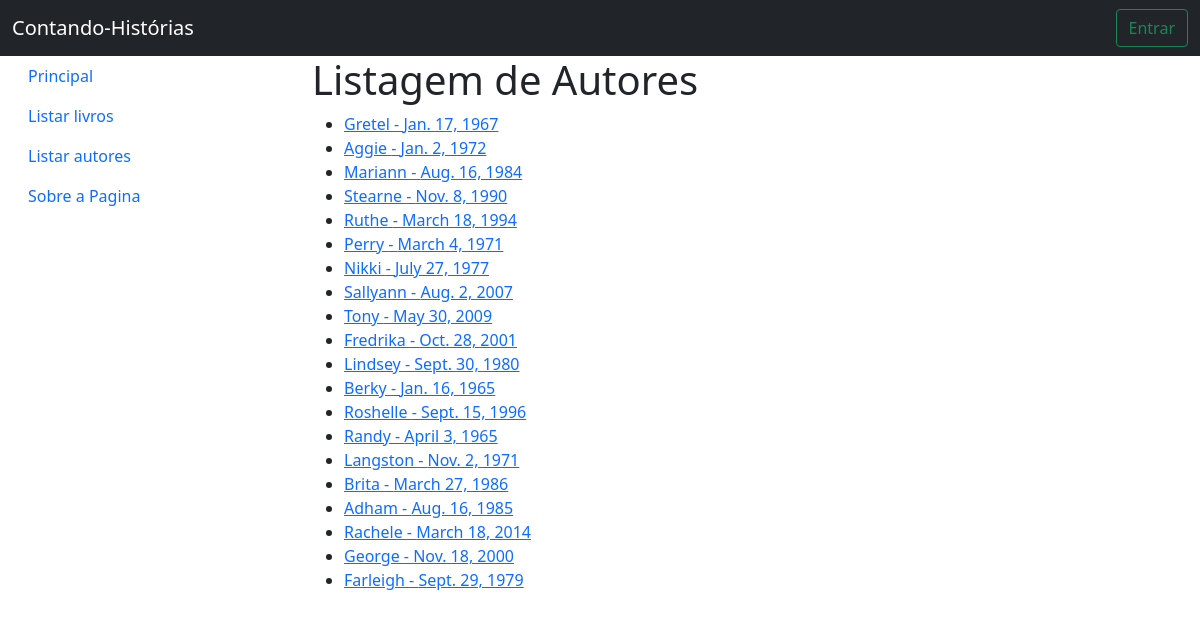
Page /catalago/autores on the committed database.
### catalago/models.py (models this page shows, shortened)
class Autor(models.Model):
    primeiro_nome = models.CharField(max_length=100,
                                     help_text="Primeiro nome do autor")
    sobrenome = models.CharField(max_length=100,
                                 help_text="sobrenome do autor")
    edicao = models.CharField(max_length=10,
                              null=True,
                              help_text="edicao do livro")
    data_nascimento = models.DateField('Data de nascimento',
                                       null=True,
                                       blank=True,
                                       default=None,
                                       help_text="Data de nascimento do autor")
    data_morte = models.DateField('Data do óbito',
                                  null=True,
                                  blank=True,
                                  default=None,
                                  help_text="Data de morte do autor")

### catalago/views.py (the view)
# urls.py: path('autores', views.AutorListView.as_view(), name='autores'),
class AutorListView(generic.ListView):
    model = Autor

### catalago/templates/catalago/autor_list.html
{% extends 'base.html' %}
{% block conteudo %}
<h1>Listagem de Autores</h1>
{% if autor_list %}
<ul>
    {% for autor in autor_list %}
    <li><a href="{% url 'autor_detail' autor.id %}">{{ autor.primeiro_nome }} - {{ autor.data_nascimento }}</a></li>
    {% endfor %}
</ul>
{% else %}
<p>Não há autores cadastrados</p>
{% endif %}
{% endblock %}

### rows in the picture
Autor: primeiro_nome "Gretel", data_nascimento "Jan. 17, 1967"
Autor: primeiro_nome "Aggie", data_nascimento "Jan. 2, 1972"
Autor: primeiro_nome "Mariann", data_nascimento "Aug. 16, 1984"
Autor: primeiro_nome "Stearne", data_nascimento "Nov. 8, 1990"
Autor: primeiro_nome "Ruthe", data_nascimento "March 18, 1994"
Autor: primeiro_nome "Perry", data_nascimento "March 4, 1971"
Autor: primeiro_nome "Nikki", data_nascimento "July 27, 1977"
Autor: primeiro_nome "Sallyann", data_nascimento "Aug. 2, 2007"
Autor: primeiro_nome "Tony", data_nascimento "May 30, 2009"
Autor: primeiro_nome "Fredrika", data_nascimento "Oct. 28, 2001"
Autor: primeiro_nome "Lindsey", data_nascimento "Sept. 30, 1980"
Autor: primeiro_nome "Berky", data_nascimento "Jan. 16, 1965"
Autor: primeiro_nome "Roshelle", data_nascimento "Sept. 15, 1996"
Autor: primeiro_nome "Randy", data_nascimento "April 3, 1965"
Autor: primeiro_nome "Langston", data_nascimento "Nov. 2, 1971"
Autor: primeiro_nome "Brita", data_nascimento "March 27, 1986"
Autor: primeiro_nome "Adham", data_nascimento "Aug. 16, 1985"
Autor: primeiro_nome "Rachele", data_nascimento "March 18, 2014"
Autor: primeiro_nome "George", data_nascimento "Nov. 18, 2000"
Autor: primeiro_nome "Farleigh", data_nascimento "Sept. 29, 1979"
